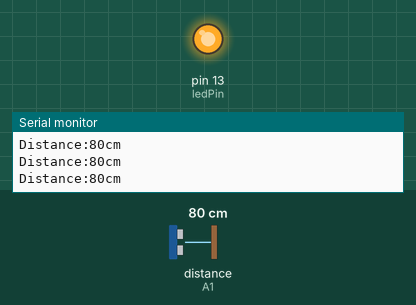
This sketch was run on a simulated Arduino Uno, built with avr-gcc and run on an emulated ATmega328P. Parts: output pins drawn as LEDs (lit = HIGH), the last lines printed to the serial monitor. Wiring (inferred from the names in the program): ultrasonic range finder: trigger A0; echo A1. The inputs (shaded band) are chosen by the test bench; at power-on: distance to the obstacle (sensor on A1) 80 cm. The echo pulse lasts 58.3 µs per cm; pins used as bus, display or sensor lines are not drawn.

Above: at 1.2 s.
1.3 s: distance to the obstacle (sensor on A1) set to 94 cm
2.8 s: distance to the obstacle (sensor on A1) set to 103 cm
At 4.0 s:
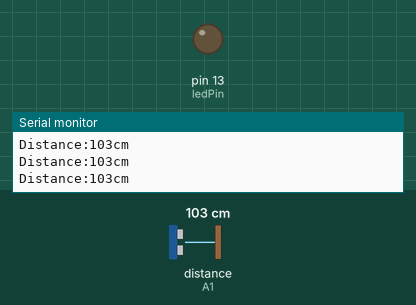
4.5 s: distance to the obstacle (sensor on A1) set to 2 cm
At 5.8 s:
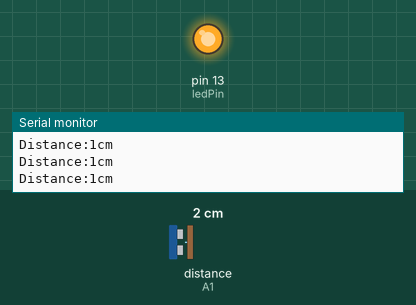
6.2 s: distance to the obstacle (sensor on A1) set to 120 cm
At 7.7 s:
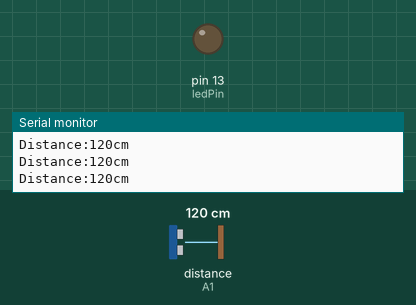
Timing chart, 0 to 9.0 s (numbered marks = the images above; inputs shaded):
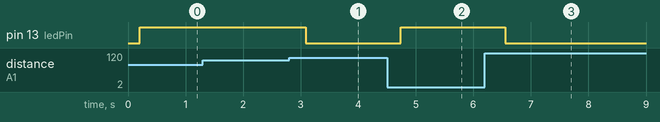

The sketch:

ultrasound_led.ino
```cpp
int TrgPin = A0;
int EcoPin = A1;
int ledPin = 13;
int dist;
void setup()
{
Serial.begin(9600);
pinMode(TrgPin, OUTPUT);
pinMode(EcoPin, INPUT);
pinMode(ledPin, OUTPUT);
}
void loop()
{
digitalWrite(TrgPin, LOW);
delayMicroseconds(8);
digitalWrite(TrgPin, HIGH);
delayMicroseconds(10);
digitalWrite(TrgPin, LOW);
dist = pulseIn(EcoPin, HIGH) / 58.00;
Serial.print("Distance:");
Serial.print(dist);
Serial.println("cm");
delay(200);

if (dist < 100 ){
    digitalWrite(ledPin, HIGH);
  }
  else{
    digitalWrite(ledPin, LOW);
    }
}
```

Measured:
- the behaviour switches between 99 and 100 cm on distance to the obstacle (sensor on A1) (found by bisection; images 0 and 1)
- after the input at 2.8 s, pin 13 (ledPin): HIGH → LOW after 0.29 s
- after the input at 4.5 s, pin 13 (ledPin): LOW → HIGH after 0.24 s
- after the input at 6.2 s, pin 13 (ledPin): HIGH → LOW after 0.35 s
